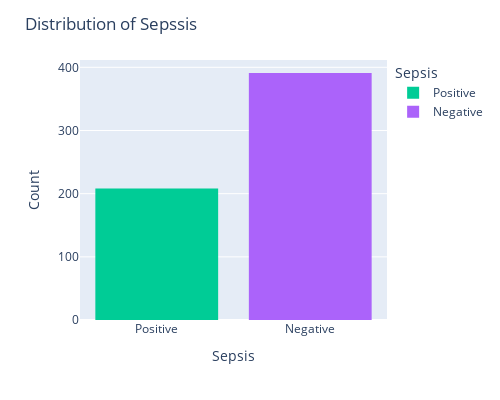

The notebook cell saved with this chart:
### Markdown cell above
#### __2.4 Univariate Analysis__

### Code cell
# Plot histogram with specified colors
fig = px.histogram(train_eda_df, 
                   x="Sepsis", 
                   color="Sepsis", 
                   color_discrete_map={0: "darkblue", 1: "green"})

fig.update_layout(title="Distribution of Sepssis", 
                  xaxis_title="Sepsis", 
                  yaxis_title="Count", 
                  width=500, 
                  height=400)

fig.show()

### Figure 1 — Plotly figure (JSON) as saved in the notebook; plotly's stock layout.template omitted (floating-point values rounded to 4 significant figures; data arrays with more than 128 entries replaced by an {"elided": "..."} marker saying what was removed)
{"data": [{"alignmentgroup": "True", "bingroup": "x", "hovertemplate": "Sepsis=%{x}<br>count=%{y}<extra></extra>", "legendgroup": "Positive", "marker": {"color": "#00cc96", "pattern": {"shape": ""}}, "name": "Positive", "offsetgroup": "Positive", "orientation": "v", "showlegend": true, "type": "histogram", "x": {"elided": "208 str values"}, "xaxis": "x", "yaxis": "y"}, {"alignmentgroup": "True", "bingroup": "x", "hovertemplate": "Sepsis=%{x}<br>count=%{y}<extra></extra>", "legendgroup": "Negative", "marker": {"color": "#ab63fa", "pattern": {"shape": ""}}, "name": "Negative", "offsetgroup": "Negative", "orientation": "v", "showlegend": true, "type": "histogram", "x": {"elided": "391 str values"}, "xaxis": "x", "yaxis": "y"}], "layout": {"barmode": "relative", "height": 400, "legend": {"title": {"text": "Sepsis"}, "tracegroupgap": 0}, "margin": {"t": 60}, "title": {"text": "Distribution of Sepssis"}, "width": 500, "xaxis": {"anchor": "y", "categoryarray": ["Positive", "Negative"], "categoryorder": "array", "domain": [0, 1], "title": {"text": "Sepsis"}}, "yaxis": {"anchor": "x", "domain": [0, 1], "title": {"text": "Count"}}}}
